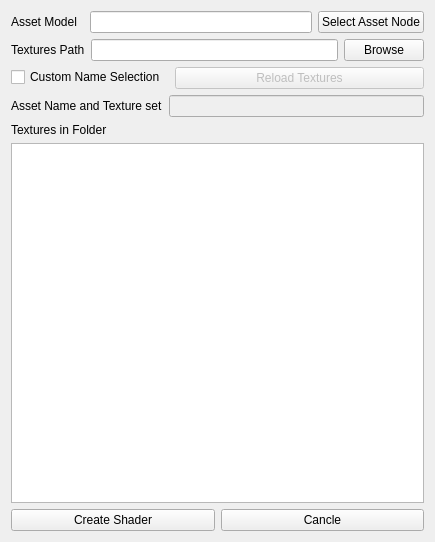
<?xml version="1.0" encoding="UTF-8"?>
<ui version="4.0">
 <class>MainWindow</class>
 <widget class="QWidget" name="MainWindow">
  <property name="geometry">
   <rect>
    <x>0</x>
    <y>0</y>
    <width>435</width>
    <height>542</height>
   </rect>
  </property>
  <property name="windowTitle">
   <string>Auto-Create Redshift Shader</string>
  </property>
  <layout class="QVBoxLayout" name="verticalLayout_2">
   <item>
    <layout class="QHBoxLayout" name="horizontalLayout_3">
     <item>
      <widget class="QLabel" name="label_4">
       <property name="text">
        <string>Asset Model  </string>
       </property>
      </widget>
     </item>
     <item>
      <widget class="QLineEdit" name="sel_asset_name">
       <property name="enabled">
        <bool>true</bool>
       </property>
       <property name="mouseTracking">
        <bool>true</bool>
       </property>
      </widget>
     </item>
     <item>
      <widget class="QPushButton" name="browseAssetButton">
       <property name="text">
        <string>Select Asset Node</string>
       </property>
      </widget>
     </item>
    </layout>
   </item>
   <item>
    <layout class="QHBoxLayout" name="horizontalLayout">
     <item>
      <widget class="QLabel" name="label_2">
       <property name="text">
        <string>Textures Path</string>
       </property>
      </widget>
     </item>
     <item>
      <widget class="QLineEdit" name="collectDirLine">
       <property name="enabled">
        <bool>true</bool>
       </property>
       <property name="mouseTracking">
        <bool>true</bool>
       </property>
      </widget>
     </item>
     <item>
      <widget class="QPushButton" name="browseButton">
       <property name="sizePolicy">
        <sizepolicy hsizetype="Fixed" vsizetype="Fixed">
         <horstretch>0</horstretch>
         <verstretch>0</verstretch>
        </sizepolicy>
       </property>
       <property name="text">
        <string>Browse</string>
       </property>
      </widget>
     </item>
    </layout>
   </item>
   <item>
    <layout class="QFormLayout" name="formLayout">
     <item row="0" column="0">
      <widget class="QCheckBox" name="checkBox">
       <property name="text">
        <string>Custom Name Selection </string>
       </property>
      </widget>
     </item>
     <item row="0" column="1">
      <widget class="QPushButton" name="reloadButton">
       <property name="enabled">
        <bool>false</bool>
       </property>
       <property name="sizePolicy">
        <sizepolicy hsizetype="Expanding" vsizetype="Fixed">
         <horstretch>0</horstretch>
         <verstretch>0</verstretch>
        </sizepolicy>
       </property>
       <property name="text">
        <string>Reload Textures</string>
       </property>
      </widget>
     </item>
     <item row="1" column="0" colspan="2">
      <layout class="QHBoxLayout" name="horizontalLayout_4">
       <item>
        <widget class="QLabel" name="label_3">
         <property name="text">
          <string>Asset Name and Texture set</string>
         </property>
        </widget>
       </item>
       <item>
        <widget class="QLineEdit" name="customNameEdit">
         <property name="enabled">
          <bool>false</bool>
         </property>
        </widget>
       </item>
      </layout>
     </item>
    </layout>
   </item>
   <item>
    <layout class="QVBoxLayout" name="verticalLayout">
     <item>
      <widget class="QLabel" name="label">
       <property name="enabled">
        <bool>true</bool>
       </property>
       <property name="text">
        <string>Textures in Folder</string>
       </property>
      </widget>
     </item>
     <item>
      <widget class="QListWidget" name="listWidget">
       <property name="sizePolicy">
        <sizepolicy hsizetype="Expanding" vsizetype="Expanding">
         <horstretch>0</horstretch>
         <verstretch>0</verstretch>
        </sizepolicy>
       </property>
      </widget>
     </item>
    </layout>
   </item>
   <item>
    <layout class="QHBoxLayout" name="horizontalLayout_2">
     <item>
      <widget class="QPushButton" name="createButton">
       <property name="text">
        <string>Create Shader</string>
       </property>
      </widget>
     </item>
     <item>
      <widget class="QPushButton" name="quitButton">
       <property name="text">
        <string>Cancle</string>
       </property>
      </widget>
     </item>
    </layout>
   </item>
  </layout>
 </widget>
 <resources/>
 <connections/>
</ui>
